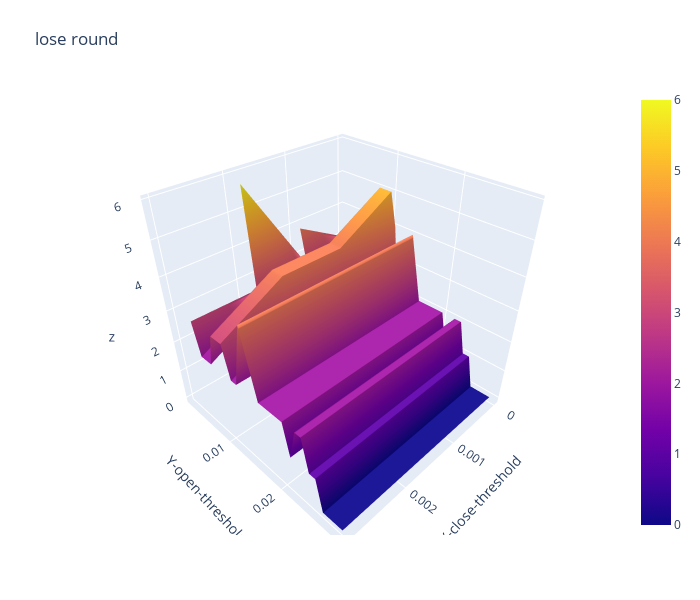

The notebook cell saved with this chart:
### Code cell
import plotly.graph_objects as go

x_data = df_lose_round.columns.to_list() # close threshold

y_data = df_lose_round.index.to_list() # open threshold

z_data = df_lose_round.copy(deep=True) # win rate

fig = go.Figure(data=[go.Surface(z=z_data.values,x=x_data,y=y_data)])

fig.update_layout(title="lose round", # 标题
                  autosize=False,  # 尺度自动缩放
                  width=700,  # 长宽
                  height=600,
                  margin=dict(l=65,r=50,b=65,t=90),  # 4个位置的距离
                  scene=dict(xaxis_title='X-close-threshold',yaxis_title='Y-open-threshold')
                )

fig.show()

### Figure 1 — Plotly figure (JSON) as saved in the notebook; plotly's stock layout.template omitted (floating-point values rounded to 4 significant figures)
{"data": [{"type": "surface", "x": [0, 0.001, 0.002, 0.003], "y": [0.001, 0.002, 0.003, 0.004, 0.005, 0.006, 0.007, 0.008, 0.009, 0.01, 0.011, 0.012, 0.013, 0.014, 0.015, 0.016, 0.017, 0.018, 0.019, 0.02, 0.021, 0.022, 0.023, 0.024, 0.025, 0.026, 0.027, 0.028, 0.029], "z": [[3, null, null, null], [3, 4, null, null], [3, 3, 6, null], [3, 3, 3, 3], [4, 3, 3, 2], [4, 3, 3, 2], [4, 3, 3, 2], [5, 4, 4, 3], [5, 4, 4, 3], [5, 4, 4, 3], [4, 3, 3, 2], [2, 2, 2, 2], [3, 3, 3, 3], [4, 4, 4, 4], [3, 3, 3, 3], [2, 2, 2, 2], [2, 2, 2, 2], [2, 2, 2, 2], [2, 2, 2, 2], [2, 2, 2, 2], [1, 1, 1, 1], [2, 2, 2, 2], [2, 2, 2, 2], [1, 1, 1, 1], [1, 1, 1, 1], [0, 0, 0, 0], [0, 0, 0, 0], [0, 0, 0, 0], [0, 0, 0, 0]]}], "layout": {"autosize": false, "height": 600, "margin": {"b": 65, "l": 65, "r": 50, "t": 90}, "scene": {"xaxis": {"title": {"text": "X-close-threshold"}}, "yaxis": {"title": {"text": "Y-open-threshold"}}}, "title": {"text": "lose round"}, "width": 700}}
